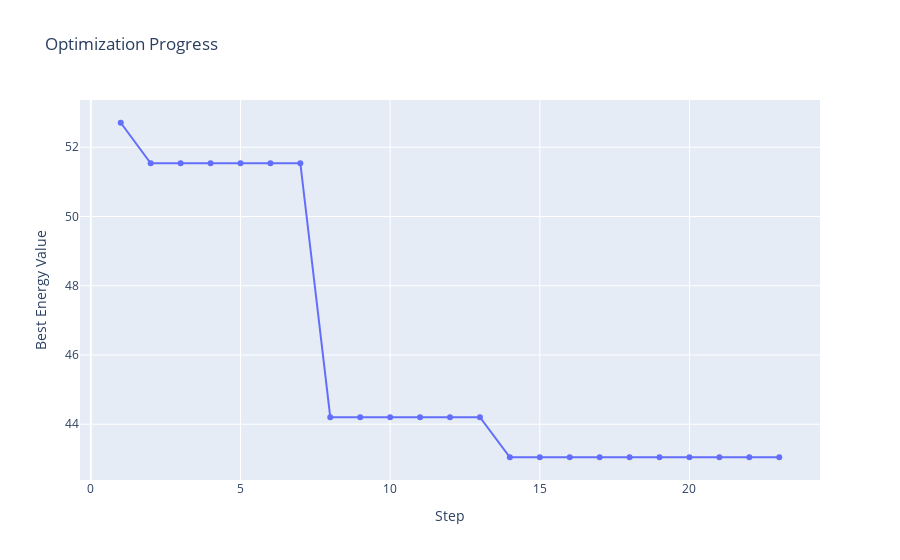

Write notebook code for a chart like this one.
### Code cell
model.draw_energy_plot(info['hist'])

### Figure 1 — Plotly figure (JSON) as saved in the notebook; plotly's stock layout.template omitted (floating-point values rounded to 4 significant figures)
{"data": [{"hovertemplate": "Step=%{x}<br>Best Energy Value=%{y}<extra></extra>", "legendgroup": "", "line": {"color": "#636efa", "dash": "solid", "shape": "linear"}, "marker": {"symbol": "circle"}, "mode": "markers+lines", "name": "", "orientation": "v", "showlegend": false, "type": "scatter", "x": [1, 2, 3, 4, 5, 6, 7, 8, 9, 10, 11, 12, 13, 14, 15, 16, 17, 18, 19, 20, 21, 22, 23], "xaxis": "x", "y": [52.71, 51.54, 51.54, 51.54, 51.54, 51.54, 51.54, 44.2, 44.2, 44.2, 44.2, 44.2, 44.2, 43.05, 43.05, 43.05, 43.05, 43.05, 43.05, 43.05, 43.05, 43.05, 43.05], "yaxis": "y"}], "layout": {"legend": {"tracegroupgap": 0}, "title": {"text": "Optimization Progress"}, "xaxis": {"anchor": "y", "domain": [0, 1], "title": {"text": "Step"}}, "yaxis": {"anchor": "x", "domain": [0, 1], "title": {"text": "Best Energy Value"}}}}
